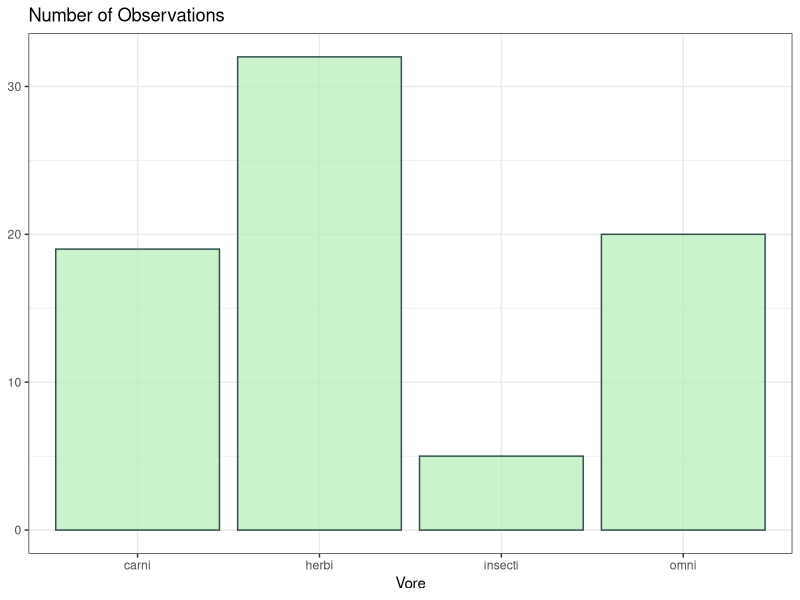
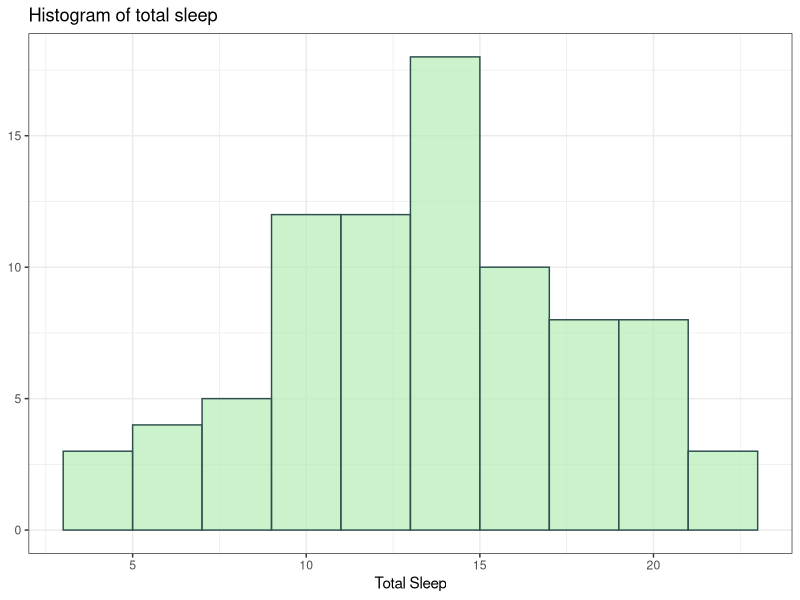
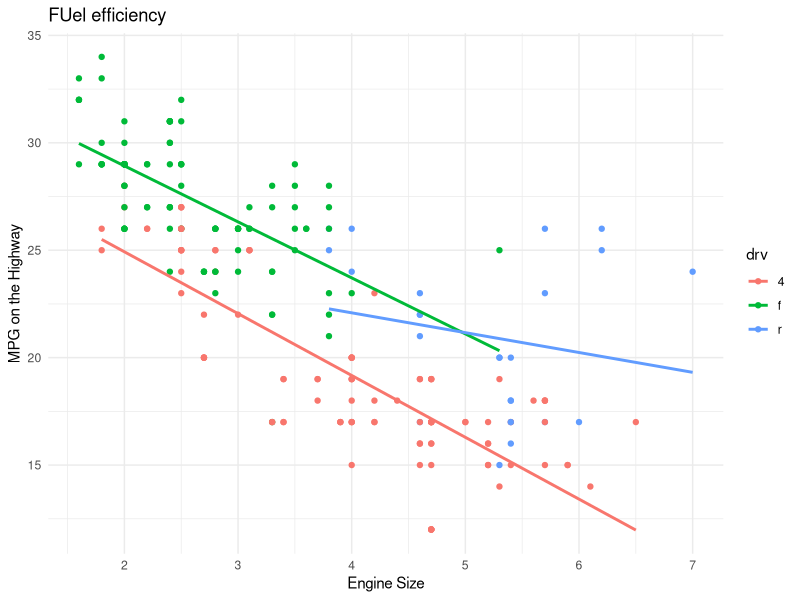

These charts were generated, in order, by the following R code: (Note: this script raises an error after producing the figures.)
## ---- chunk 1
library(tidyverse)
data() # to see the list of dataset available
view(msleep)
names(msleep)

## ---- chunk 2
# Bar Charts
msleep   %>%
  drop_na(vore)  %>%
  ggplot(aes(x = vore)) +
  geom_bar(color = "darkslategray", fill = "darkseagreen2", alpha = 0.7) +
  #coord_flip() +
  theme_bw()  +
  labs(x = "Vore",
       y = NULL,
       title = "Number of Observations")
## ---- chunk 3
#Histogram one variable
head(msleep)
msleep   %>%
  ggplot(aes(awake)) +
  geom_histogram(binwidth = 2, color = "darkslategray",
                      fill = "darkseagreen2", alpha = 0.7) +
  theme_bw() +
  labs(x = "Total Sleep",
       y = NULL,
       title = "Histogram of total sleep")
## ---- chunk 4
#Scatter plots with multiple variable
head(mpg)
mpg  %>%
  filter(hwy < 35)  %>%
  ggplot(aes(x = displ,
             y = hwy,
             colour = drv)) +
  geom_point() +
  geom_smooth(method = lm, #linear models
              se = F) + #standard error
  labs(x = "Engine Size",
       y = "MPG on the Highway",
       title = "FUel efficiency") +
  theme_minimal() +
  ggsave("scatterplot.jpg")

  #stat_density2d() +   #density contour

## ---- chunk 5

#creating a box plot

msleep  %>%
  ggplot(aes(x=vore, y=awake)) +
  geom_boxplot(outlier.colour = "red", outlier.shape = 6) +
  labs(title="test boxplot",
       subtitle = "Data Titanic", caption="Source : Udemy") +
  theme_light()

#+ Geomjitter
msleep  %>%
  ggplot(aes(x=vore, y=awake)) +
  geom_boxplot(outlier.colour = "red", outlier.shape = 6) +
  labs(title="test boxplot",
       subtitle = "Data Titanic", caption="Source : Udemy") +
  theme_light()+
  geom_jitter(width = 0.2, aes(color = sleep_total))

# +facewrap
msleep  %>%
  ggplot(aes(x=conservation, y=awake)) +
  geom_boxplot(outlier.colour = "red", outlier.shape = 6) +
  labs(title="test boxplot",
       subtitle = "Data Msleep", caption="Source : Udemy") +
  theme_light()+
  #geom_jitter(width = 0.2, aes(color = sleep_total)) +
  facet_wrap(~vore) +#dont forget to put ~
  coord_flip() +
  ggsave("boxplot.jpg")


## ---- chunk 6
#To save the file
+ ggsave(filename, path)
## ---- chunk 7
#timeseries
#Make a time series plot (using ggfortify)
library(ggfortify)
autoplot(AirPassengers) + labs(title="AirPassengers")  # where AirPassengers is a 'ts' object
class(AirPassengers)

# Approach 2 uaing ggplot only
data(economics, package="ggplot2")  # init data
economics <- data.frame(economics)  # convert to dataframe
ggplot(economics) + geom_line(aes(x=date, y=pce, color="pcs")) + geom_line(aes(x=date, y=unemploy, col="unemploy")) + scale_color_discrete(name="Legend") + labs(title="Economics") # plot multiple time series using 'geom_line's
